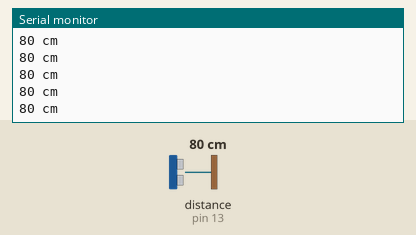
This sketch was run on a simulated Arduino Uno, built with avr-gcc and run on an emulated ATmega328P. Shown: the last lines printed to the serial monitor. Inputs (shaded band) come from the test bench; at power-on: distance to the obstacle (sensor on pin 13) 80 cm. The echo pulse lasts 58.3 µs per cm.

Above: at 1.2 s.
1.3 s: distance to the obstacle (sensor on pin 13) set to 2 cm
At 1.38 s:
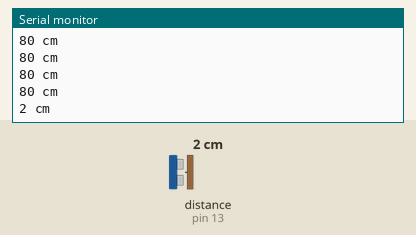
2.8 s: distance to the obstacle (sensor on pin 13) set to 4 cm
At 2.89 s:
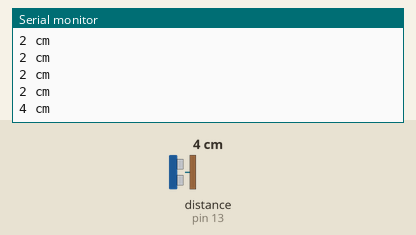
4.3 s: distance to the obstacle (sensor on pin 13) set to 250 cm
At 4.41 s:
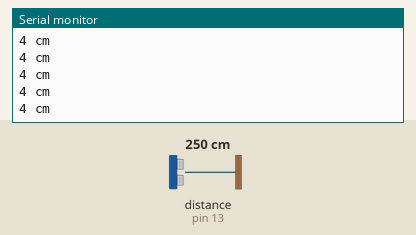
Timing chart, 0 to 7.3 s (numbered marks = the images above; inputs shaded):
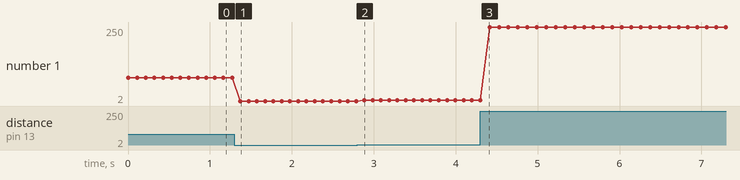

Measured:
- after the input at 1.3 s, the serial monitor: prints a new line after 0.07 s (image 1)
- after the input at 2.8 s, the serial monitor: prints a new line after 0.08 s (image 2)
- plotted number 1: 80 → 2 after the input at 1.3 s, 2 → 4 after the input at 2.8 s, 4 → 250 after the input at 4.3 s

The sketch:

Ultrasonic.ino
```cpp
// Ultrasonic - Library for HR-SC04 Ultrasonic Ranging Module.
// Rev.4 (06/2012)
// J.Rodrigo ( www.jrodrigo.net )
// more info at http://www.ardublog.com
// Wiki: https://github.com/JRodrigoTech/Ultrasonic-HC-SR04/wiki/Plug-&-Play

#include "Ultrasonic.h"

Ultrasonic ultrasonic(12,13); // (Trig PIN,Echo PIN)

void setup() {
  Serial.begin(9600);
  pinMode(12, OUTPUT); // trig pin
  pinMode(13, INPUT); // echo ping
  digitalWrite(12, HIGH);
  digitalWrite(13, LOW);
}

void loop()
{
  Serial.print(ultrasonic.Ranging(CM)); // CM or INC
  Serial.println(" cm" );
  delay(100);
}
```
